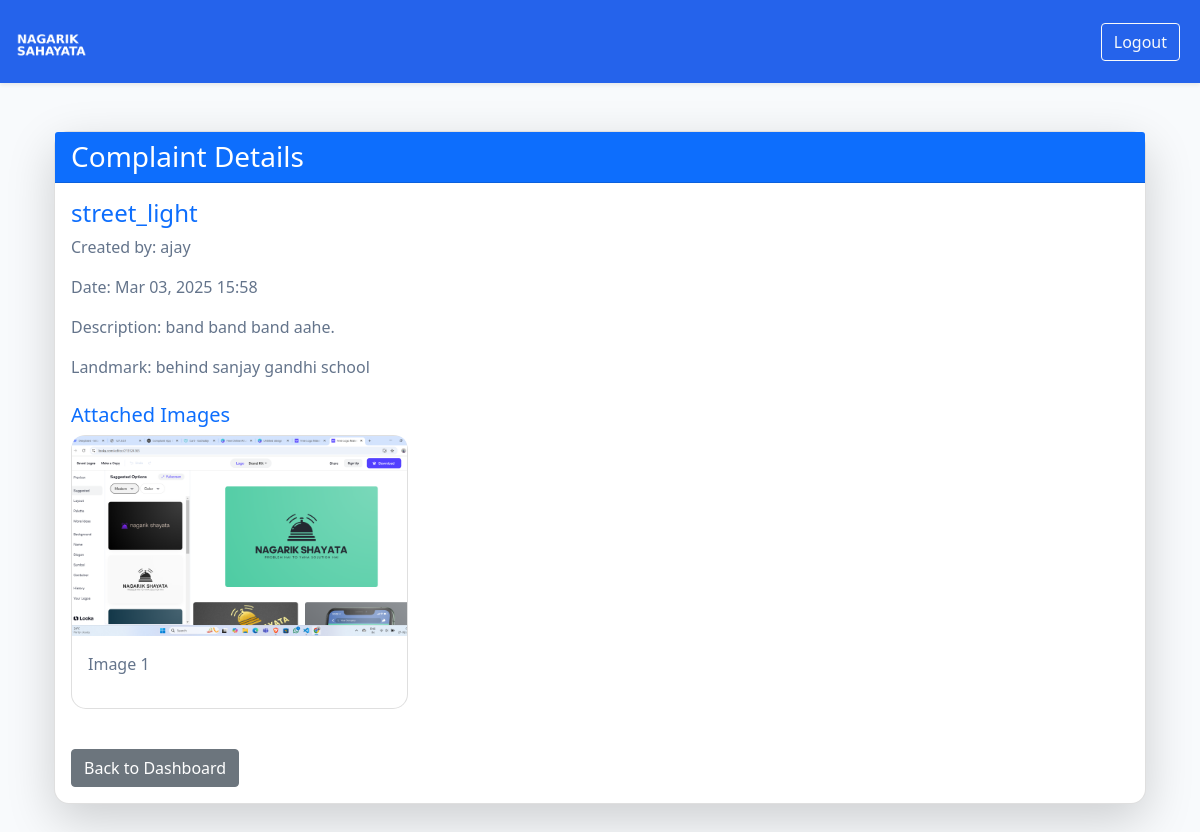
Page /complaint/15/ (signed in) on the committed database.
### complaints/models.py (models this page shows, shortened)
class Complaint(models.Model):
    COMPLAINT_TYPES = (
        ('street_light', 'Street Light'),
        ('ghanta_gadi', 'Ghanta Gadi'),
        ('waste_water', 'Waste Water'),
        ('road', 'Road'),
    )
    STATUS_CHOICES = (
        ('pending', 'Pending'),
        ('in_progress', 'In Progress'),
        ('resolved', 'Resolved'),
    )
    user = models.ForeignKey(User, on_delete=models.CASCADE)
    complaint_type = models.CharField(max_length=50, choices=COMPLAINT_TYPES,default="General")
    city = models.CharField(
        max_length=100,
        default='Unknown',  # Default value added
        blank=False,
        null=False
    )
    ward_number = models.IntegerField(
        default=0,  # Default value added
        blank=False,
        null=False
    )
    landmark = models.CharField(max_length=255, blank=True, null=True)
    description = models.TextField()
    created_at = models.DateTimeField(auto_now_add=True)
    status = models.CharField(
        max_length=20,
        choices=STATUS_CHOICES,
        default='pending'
    )

class ComplaintImage(models.Model):
    complaint = models.ForeignKey(Complaint, on_delete=models.CASCADE, related_name='images')
    image = models.ImageField(upload_to='complaints/images/')
    uploaded_at = models.DateTimeField(auto_now_add=True)

### complaints/views.py (the view)
# urls.py: path('complaint/<int:complaint_id>/', views.complaint_detail, name='complaint_detail'),
@login_required
def complaint_detail(request, complaint_id):
    complaint = get_object_or_404(Complaint, id=complaint_id)
    return render(request, 'complaint_detail.html', {'complaint': complaint})

### complaints/templates/complaint_detail.html (shortened to what this page needs)
{% extends 'base.html' %}
{% block content %}
<div class="container mt-5">
    <div class="card shadow-lg">
        <div class="card-header bg-primary text-white">
            <h3 class="mb-0"> Complaint Details</h3>
        </div>
        <div class="card-body">
            <div class="mb-4">
                <h4 class="text-primary">{{ complaint.complaint_type }}</h4>
                <p class="text-muted">Created by: {{ complaint.user.username }}</p>
                <p class="text-muted">Date: {{ complaint.created_at|date:"M d, Y H:i" }}</p>
                <p class="text-muted">Description: {{ complaint.description }}</p>
                {% if complaint.landmark %}
                    <p class="text-muted">Landmark: {{ complaint.landmark }}</p>
                {% endif %}
            </div>
            <div class="mb-4">
                <h5 class="text-primary"> Attached Images</h5>
                {% if complaint.images.exists %}
                    <div class="row">
                        {% for image in complaint.images.all %}
                            <div class="col-md-4 mb-3">
                                <div class="card">
                                    <img src="{{ image.image.url }}" class="card-img-top" alt="Complaint Image">
                                    <div class="card-body">
                                        <p class="text-muted">Image {{ forloop.counter }}</p>
                                    </div>
                                </div>
                            </div>
                        {% endfor %}
                    </div>
                {% else %}
                    <div class="alert alert-info">
                        No images attached to this complaint.
                    </div>
                {% endif %}
            </div>
            <a href="{% url 'admin_dashboard' %}" class="btn btn-secondary">
                 Back to Dashboard
            </a>
        </div>
    </div>
</div>
{% endblock %}

### complaints/static/css/style.css (style rules this page uses)
:root { --primary-color: #2563eb; --primary-hover: #1d4ed8; }
.card { border-radius: 1.25rem; }
.text-muted { color: #64748b !important; }
.bg-light { background-color: #f8fafc !important; }

### complaints/templates/complaint_detail.html (style rules this page uses)
.card { border-radius: 15px; }
.card-img-top { border-radius: 10px 10px 0 0; height: 200px; object-fit: cover; }

### rows in the picture
Complaint: complaint_type "street_light", user.username "ajay", created_at "Mar 03, 2025 15:58", description "band band band aahe.", landmark "behind sanjay gandhi school"
ComplaintImage: image (picture)
